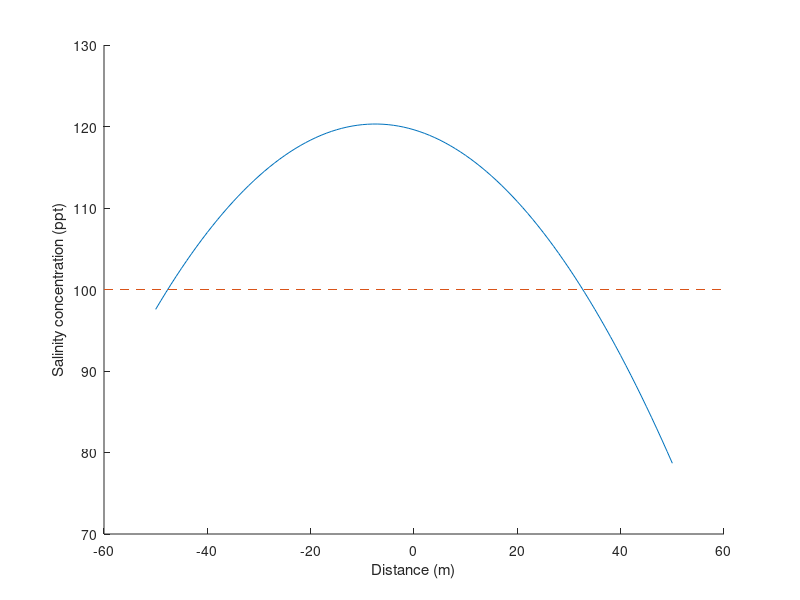

Recreate this plot in MATLAB.
clc;
Enet=1; %net evaporation m/yr
b=1; %conversion factor
k=5; %hydraulic conductivity
h=1; %characteristic depth
So=37; %ocean salinity
Se=50; %higher salinity value for other ocean edge
dx=1;
R=50;%radius
x=-R:dx:R;
n=length(x);
S=zeros(1,n);
 S(1)=Se;
 S(end)=So;


for i=1:n
    S(i)=(-((Enet*b)/(2*k*h)))*x(i)^2+(So+((((Enet*b)/(2*k*h))*R)-((Se+So)/2)))*x(i)+(Se+So*R)/2;    
    %S(i)=(((-Enet*b)/(2*k*h))*(x(i)^2))+(So)+((((Enet*b*R)/(2*k*h)))-((Se+So)/(2))*(x(i)))+((Se+So*R)/(2));
end
hold on
plot(x,S*10^-0.9);
x=xlim;
plot([x(1) x(2)],[100 100],'--')
xlabel('Distance (m)')
ylabel('Salinity concentration (ppt)')

